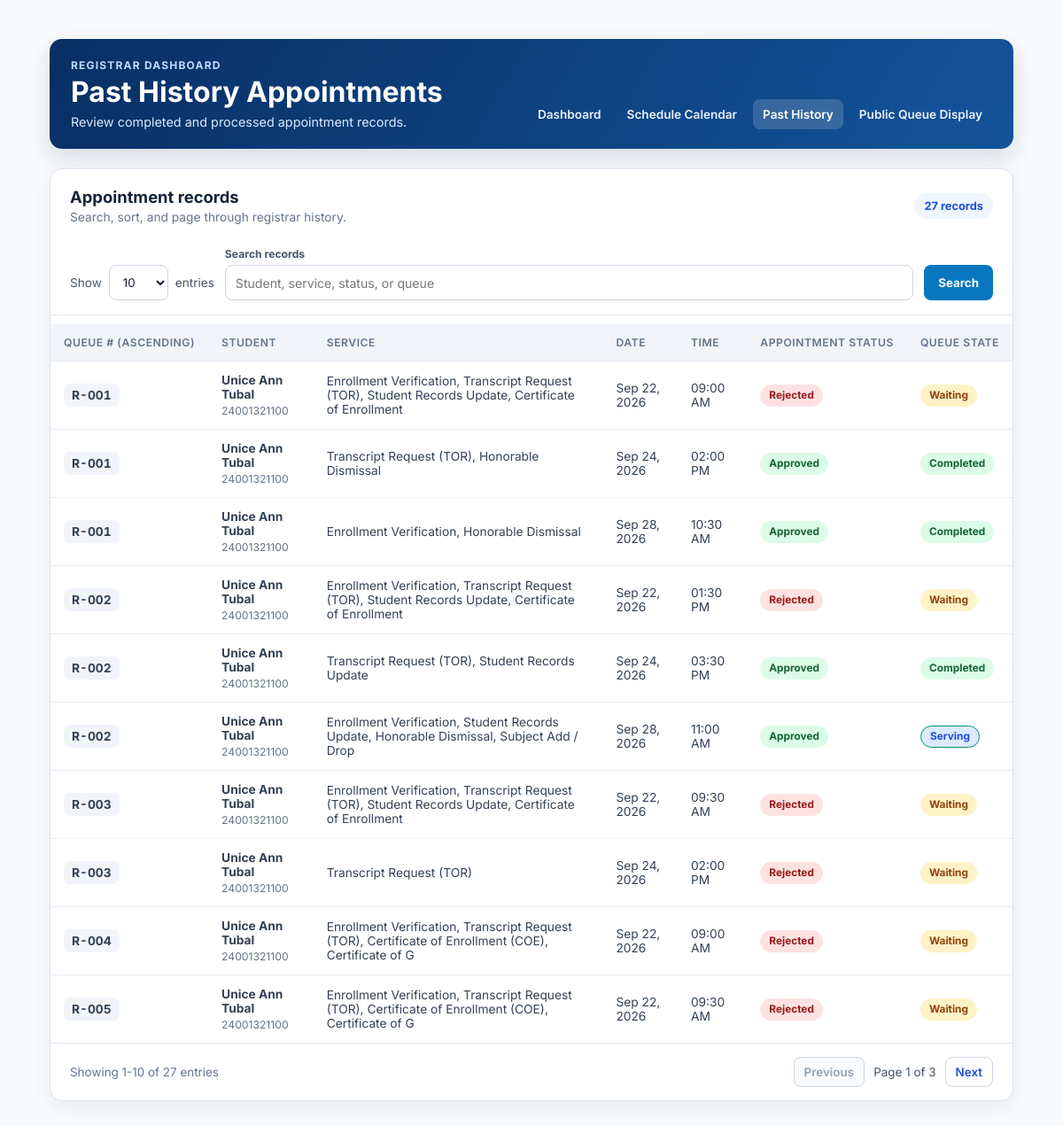
The page /appointment-history.php?sort=queue_number&direction=ASC&page=1 (signed in) on the database its author committed.
### tables this page shows
CREATE TABLE `appointments` (
  `id` int(11) NOT NULL AUTO_INCREMENT,
  `slot_id` int(11) DEFAULT NULL,
  `student_id` varchar(50) NOT NULL,
  `office` varchar(50) NOT NULL,
  `service` varchar(100) NOT NULL,
  `appointment_date` date NOT NULL,
  `appointment_time` time NOT NULL,
  `status` varchar(50) NOT NULL DEFAULT 'Pending',
  `rejection_reason` text DEFAULT NULL,
  `registrar_notes` text DEFAULT NULL,
  `queue_number` varchar(20) NOT NULL DEFAULT '',
  `queue_status` varchar(30) NOT NULL DEFAULT 'Waiting',
  `called_at` datetime DEFAULT NULL,
  `created_at` timestamp NOT NULL DEFAULT current_timestamp(),
  `updated_at` timestamp NOT NULL DEFAULT current_timestamp() ON UPDATE current_timestamp(),
  `processed_at` datetime DEFAULT NULL,
  PRIMARY KEY (`id`),
  KEY `student_id` (`student_id`),
  KEY `slot_id` (`slot_id`),
  CONSTRAINT `appointments_ibfk_1` FOREIGN KEY (`student_id`) REFERENCES `users` (`student_id`)
);

### appointment-history.php (the view, shortened to what this page needs)
<?php
require_once __DIR__ . '/db.php';
$sortable = [
    'appointment_date' => 'a.appointment_date',
    'appointment_time' => 'a.appointment_time',
    'service' => 'a.service',
    'status' => 'a.status',
    'queue_number' => 'a.queue_number',
    'student_id' => 'a.student_id',
];
$sort = $_GET['sort'] ?? 'appointment_date';
$direction = strtoupper($_GET['direction'] ?? 'DESC');
$search = trim($_GET['q'] ?? '');
$size = (int)($_GET['size'] ?? 10);
$where = "a.office = 'registrar' AND (a.status IN ('Approved','Rejected','Cancelled') OR a.queue_status IN ('Completed','Skipped'))";
$params = [];
$types = '';
$count_stmt = mysqli_prepare($con, "SELECT COUNT(*) AS total FROM appointments a LEFT JOIN users u ON u.student_id = a.student_id WHERE $where");
if ($count_stmt) mysqli_stmt_execute($count_stmt);
$count_result = $count_stmt ? mysqli_stmt_get_result($count_stmt) : false;
$total = $count_result ? (int)(mysqli_fetch_assoc($count_result)['total'] ?? 0) : 0;
$pages = max(1, (int)ceil($total / $size));
$page = min(max(1, (int)($_GET['page'] ?? 1)), $pages);
$offset = ($page - 1) * $size;
$sql = "SELECT a.id, a.student_id, a.queue_number, a.service, a.appointment_date, a.appointment_time, a.status, a.queue_status, CONCAT(COALESCE(u.first_name,''),' ',COALESCE(u.last_name,'')) AS student_name FROM appointments a LEFT JOIN users u ON u.student_id = a.student_id WHERE $where ORDER BY {$sortable[$sort]} $direction LIMIT ? OFFSET ?";
$rows_stmt = mysqli_prepare($con, $sql);
if ($rows_stmt) {
    if ($types !== '') {
        [$p1, $p2, $p3, $p4, $p5, $p6] = $params;
        mysqli_stmt_bind_param($rows_stmt, 'ssssssii', $p1, $p2, $p3, $p4, $p5, $p6, $size, $offset);
    } else {
        mysqli_stmt_bind_param($rows_stmt, 'ii', $size, $offset);
    }
    mysqli_stmt_execute($rows_stmt);
    $rows = mysqli_stmt_get_result($rows_stmt);
} else {
    $rows = false;
}
function history_url(array $changes = []): string {
    return '?' . http_build_query(array_merge($_GET, $changes));
}
function history_badge_class(string $status): string {
    $key = strtolower(trim($status));
    $classes = [
        'approved' => 'badge-approved', 'completed' => 'badge-completed',
        'rejected' => 'badge-rejected', 'cancelled' => 'badge-cancelled',
        'serving' => 'badge-serving', 'waiting' => 'badge-waiting',
        'skipped' => 'badge-skipped', 'pending' => 'badge-pending',
    ];
    return $classes[$key] ?? 'badge-neutral';
}
?>
<!doctype html>
<html lang="en">
<head>
  <link rel="stylesheet" href="admin.css">
</head>
<body>
  <main class="history-page">
    <header class="history-page-header">
      <div>
        <p class="history-eyebrow">Registrar Dashboard</p>
        <h1>Past History Appointments</h1>
        <p class="history-subtitle">Review completed and processed appointment records.</p>
      </div>
      <nav class="history-nav" aria-label="Registrar navigation">
        <a href="admin.php?office=registrar">Dashboard</a>
        <a href="./schedule-calendar.php" title="Open the weekly registrar appointment calendar">Schedule Calendar</a>
        <a class="active" aria-current="page" href="appointment-history.php">Past History</a>
        <a href="now-serving.php" target="_blank" rel="noopener">Public Queue Display</a>
      </nav>
    </header>
    <section class="history-card" aria-labelledby="historyTableHeading">
      <div class="history-card-heading">
        <div><h2 id="historyTableHeading">Appointment records</h2><p>Search, sort, and page through registrar history.</p></div>
        <span class="history-total-pill"><?php echo number_format($total); ?> records</span>
      </div>
      <form class="history-tools" method="get" action="appointment-history.php">
        <label class="history-entry-control">Show
          <select name="size" onchange="this.form.submit()">
            <?php foreach ([10, 25, 50, 100] as $n): ?><option value="<?php echo $n; ?>" <?php echo $size === $n ? 'selected' : ''; ?>><?php echo $n; ?></option><?php endforeach; ?>
          </select> entries
        </label>
        <label class="history-search-control"><span>Search records</span>
          <input type="search" name="q" value="<?php echo htmlspecialchars($search); ?>" placeholder="Student, service, status, or queue">
        </label>
        <button class="history-search-button" type="submit">Search</button>
      </form>
      <div class="history-table-scroll">
        <table class="history-table">
          <thead><tr>
            <?php foreach (['queue_number' => 'Queue #', 'student_id' => 'Student', 'service' => 'Service', 'appointment_date' => 'Date', 'appointment_time' => 'Time', 'status' => 'Appointment Status'] as $key => $label): ?>
              <?php $next_direction = $sort === $key && $direction === 'ASC' ? 'DESC' : 'ASC'; ?>
              <th scope="col"><a href="<?php echo htmlspecialchars(history_url(['sort' => $key, 'direction' => $next_direction, 'page' => 1])); ?>"><?php echo htmlspecialchars($label); ?><?php echo $sort === $key ? ($direction === 'ASC' ? ' (ascending)' : ' (descending)') : ''; ?></a></th>
            <?php endforeach; ?>
            <th scope="col">Queue State</th>
          </tr></thead>
          <tbody>
          <?php if ($rows && mysqli_num_rows($rows) > 0): while ($row = mysqli_fetch_assoc($rows)): ?>
            <?php $status = (string)($row['status'] ?? ''); $queue_state = trim((string)($row['queue_status'] ?? '')); ?>
            <tr>
              <td><span class="history-queue-number"><?php echo htmlspecialchars($row['queue_number'] ?: '#' . $row['id']); ?></span></td>
              <td><strong><?php echo htmlspecialchars($row['student_name'] ?: 'Student'); ?></strong><small><?php echo htmlspecialchars($row['student_id']); ?></small></td>
              <td><?php echo htmlspecialchars($row['service']); ?></td>
              <td><?php echo htmlspecialchars(date('M d, Y', strtotime($row['appointment_date']))); ?></td>
              <td><?php echo htmlspecialchars(date('h:i A', strtotime($row['appointment_time']))); ?></td>
              <td><span class="status-pill <?php echo history_badge_class($status); ?>"><?php echo htmlspecialchars($status ?: 'Unknown'); ?></span></td>
              <td><span class="status-pill <?php echo history_badge_class($queue_state); ?>"><?php echo htmlspecialchars($queue_state ?: 'None'); ?></span></td>
            </tr>
          <?php endwhile; else: ?>
            <tr><td class="history-empty" colspan="7">No appointment records match your search.</td></tr>
          <?php endif; ?>
          </tbody>
        </table>
      </div>
      <footer class="history-pages">
        <p><?php echo $total ? 'Showing ' . number_format($offset + 1) . '-' . number_format(min($offset + $size, $total)) . ' of ' . number_format($total) . ' entries' : 'Showing 0 entries'; ?></p>
        <div class="history-pagination" aria-label="History pagination">
          <a class="<?php echo $page <= 1 ? 'is-disabled' : ''; ?>" href="<?php echo htmlspecialchars(history_url(['page' => max(1, $page - 1)])); ?>" aria-disabled="<?php echo $page <= 1 ? 'true' : 'false'; ?>">Previous</a>
          <span>Page <?php echo $page; ?> of <?php echo $pages; ?></span>
          <a class="<?php echo $page >= $pages ? 'is-disabled' : ''; ?>" href="<?php echo htmlspecialchars(history_url(['page' => min($pages, $page + 1)])); ?>" aria-disabled="<?php echo $page >= $pages ? 'true' : 'false'; ?>">Next</a>
        </div>
      </footer>
    </section>
  </main>
</body>
</html>

### rows shown on the page
appointments: queue_number "R-001", student_name "Unice Ann Tubal", student "24001321100", service "Enrollment Verification, Transcript Request (TOR), Student Records Update, Certificate of Enrollment", appointment_date "Sep 22, 2026", appointment_time "09:00 AM", status "Rejected", queue_status "Waiting"
appointments: queue_number "R-001", student_name "Unice Ann Tubal", student "24001321100", service "Transcript Request (TOR), Honorable Dismissal", appointment_date "Sep 24, 2026", appointment_time "02:00 PM", status "Approved", queue_status "Completed"
appointments: queue_number "R-001", student_name "Unice Ann Tubal", student "24001321100", service "Enrollment Verification, Honorable Dismissal", appointment_date "Sep 28, 2026", appointment_time "10:30 AM", status "Approved", queue_status "Completed"
appointments: queue_number "R-002", student_name "Unice Ann Tubal", student "24001321100", service "Enrollment Verification, Transcript Request (TOR), Student Records Update, Certificate of Enrollment", appointment_date "Sep 22, 2026", appointment_time "01:30 PM", status "Rejected", queue_status "Waiting"
appointments: queue_number "R-002", student_name "Unice Ann Tubal", student "24001321100", service "Transcript Request (TOR), Student Records Update", appointment_date "Sep 24, 2026", appointment_time "03:30 PM", status "Approved", queue_status "Completed"
appointments: queue_number "R-002", student_name "Unice Ann Tubal", student "24001321100", service "Enrollment Verification, Student Records Update, Honorable Dismissal, Subject Add / Drop", appointment_date "Sep 28, 2026", appointment_time "11:00 AM", status "Approved", queue_status "Serving"
appointments: queue_number "R-003", student_name "Unice Ann Tubal", student "24001321100", service "Enrollment Verification, Transcript Request (TOR), Student Records Update, Certificate of Enrollment", appointment_date "Sep 22, 2026", appointment_time "09:30 AM", status "Rejected", queue_status "Waiting"
appointments: queue_number "R-003", student_name "Unice Ann Tubal", student "24001321100", service "Transcript Request (TOR)", appointment_date "Sep 24, 2026", appointment_time "02:00 PM", status "Rejected", queue_status "Waiting"
appointments: queue_number "R-004", student_name "Unice Ann Tubal", student "24001321100", service "Enrollment Verification, Transcript Request (TOR), Certificate of Enrollment (COE), Certificate of G", appointment_date "Sep 22, 2026", appointment_time "09:00 AM", status "Rejected", queue_status "Waiting"
appointments: queue_number "R-005", student_name "Unice Ann Tubal", student "24001321100", service "Enrollment Verification, Transcript Request (TOR), Certificate of Enrollment (COE), Certificate of G", appointment_date "Sep 22, 2026", appointment_time "09:30 AM", status "Rejected", queue_status "Waiting"

### other values the page prints
$total "27"
$label "QUEUE #"
$label "STUDENT"
$label "SERVICE"
$label "DATE"
$label "TIME"
$label "APPOINTMENT STATUS"
$offset + 1 "1"
min($offset + $size, $total) "10"
$page "1"
$pages "3"
form field size "10"
